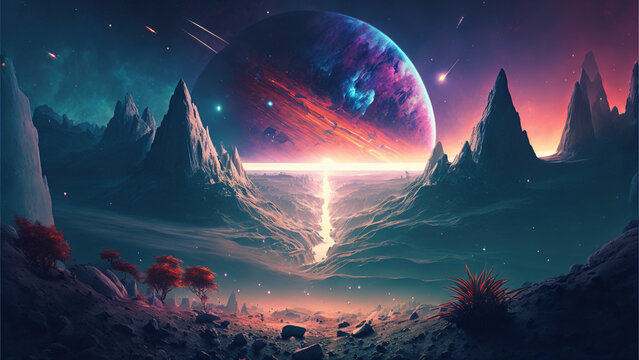
#> input picture Lab2_computer_vision/sample_pict.jpg, 639 x 360 px
$ python lab2.py
#> lines starting #> are read from the running program, lines starting #| are printed output that depends on the picture
import cv2
import numpy as np
import matplotlib.pyplot as plt

# Функция для разделения и возврата каналов RGB
def split_channels(image):
    return image[:, :, 2], image[:, :, 1], image[:, :, 0]

# Чтение низкоконтрастного цветного изображения
image = cv2.imread('sample_pict.jpg')
#> image is the input picture: shape (360, 639, 3); mean B, G, R 89.4, 68.2, 62.2

# Получение размеров изображения
rows, cols, channels = image.shape
#> rows = 360; cols = 639; channels = 3

# Извлечение каналов RGB с помощью функции
red_channel, green_channel, blue_channel = split_channels(image)
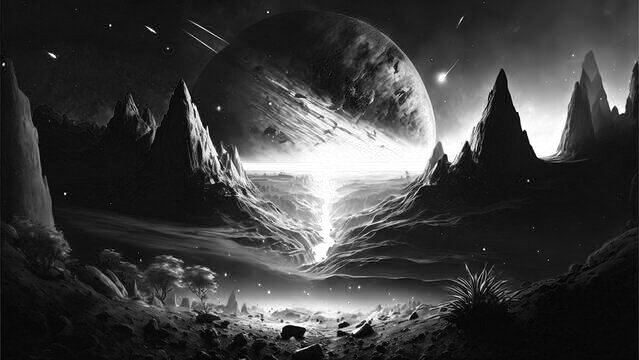
#> red_channel: shape (360, 639); min 0, max 255, mean 62.2
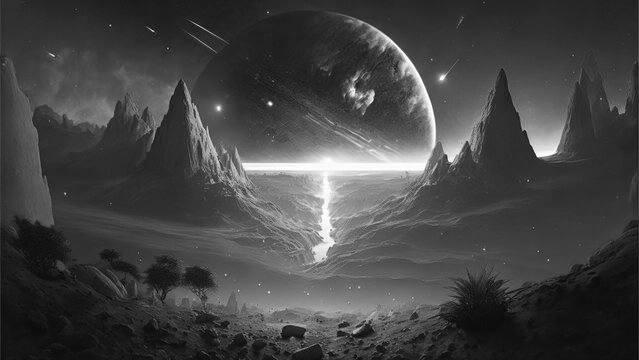
#> green_channel: shape (360, 639); min 2, max 255, mean 68.2
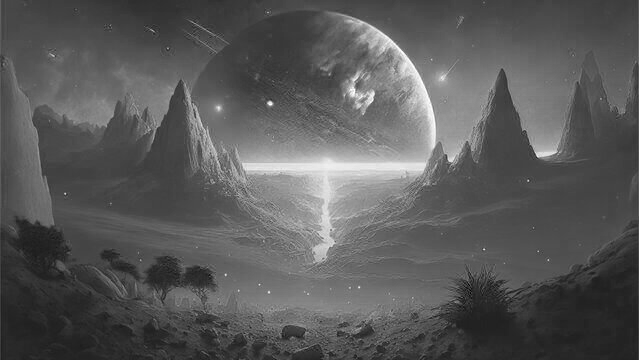
#> blue_channel: shape (360, 639); min 0, max 255, mean 89.4

# Переписанная функция выравнивания гистограммы
def equalize_histogram(channel):
    histogram, _ = np.histogram(channel.flatten(), bins=256, range=[0, 256])
#> histogram = 256 values, max 8666 at index 17, min 68 at index 1, mean 898.6
    cdf = histogram.cumsum() / histogram.sum()
#> cdf = 256 values from 0.000982 to 1
    cdf_min = cdf[np.nonzero(cdf)].min()  # Использование nonzero вместо прямого условия
#> cdf_min = 0.000982
    equalized_channel = np.interp(channel, np.arange(256), (cdf - cdf_min) / (1 - cdf_min) * 255).astype(np.uint8)
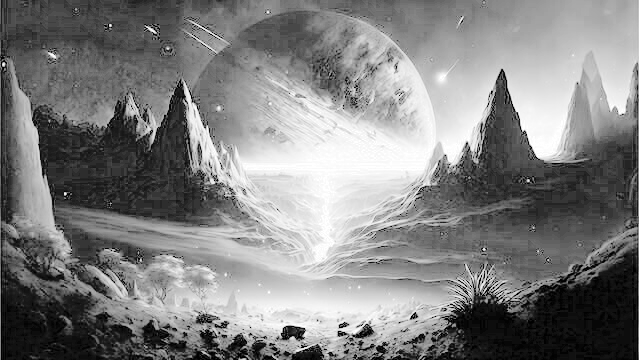
#> equalized_channel: shape (360, 639); min 0, max 255, mean 128.7
    return equalized_channel

# Применение выравнивания гистограммы к каждому каналу
red_eq = equalize_histogram(red_channel)
green_eq = equalize_histogram(green_channel)
#> in equalize_histogram (call 2), `histogram, _ = np.histogram(channel.flatten(), bins=256, range=[0, 256])`: histogram = 256 values, max 5203 at index 48, min 0 at index 0, mean 898.6
#> in equalize_histogram (call 2), `cdf = histogram.cumsum() / histogram.sum()`: cdf = 256 values from 0 to 1
#> in equalize_histogram (call 2), `cdf_min = cdf[np.nonzero(cdf)].min()`: cdf_min = 4.35e-06
#> in equalize_histogram (call 2), `equalized_channel = np.interp(channel, np.arange(256), (cdf - cdf_min)..`:
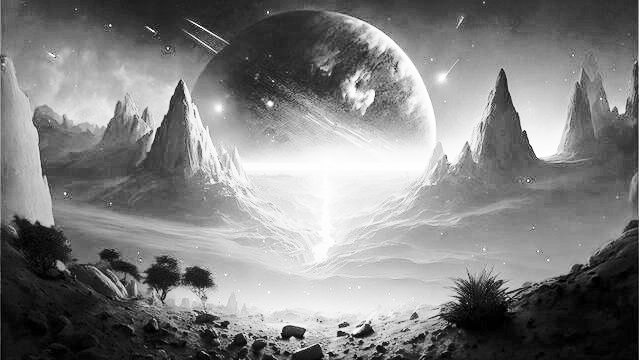
#> equalized_channel: shape (360, 639); min 0, max 255, mean 128.2
blue_eq = equalize_histogram(blue_channel)

# Изменённая функция Рэлеевского преобразования для упрощения
def apply_rayleigh_transform(channel):
    scale_factor = 255 / np.log1p(255)  # Использование np.log1p для улучшенной стабильности
    transformed_channel = scale_factor * np.log1p(channel.astype(np.float32))
    return np.clip(transformed_channel, 0, 255).astype(np.uint8)

# Применение Рэлеевского преобразования к каждому каналу
red_transformed = apply_rayleigh_transform(red_eq)
green_transformed = apply_rayleigh_transform(green_eq)
blue_transformed = apply_rayleigh_transform(blue_eq)

# Объединение каналов обратно в улучшенное изображение
enhanced_image = cv2.merge([blue_transformed, green_transformed, red_transformed])
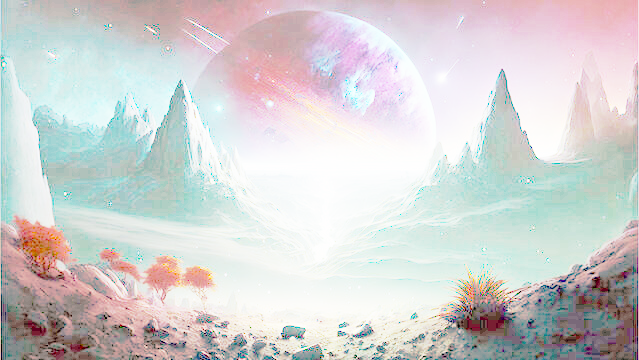
#> enhanced_image: shape (360, 639, 3); mean of channels 0, 1, 2 210.1, 210.2, 210.8; drawn as B, G, R

# Построение графиков в изменённой компоновке
fig, ax = plt.subplots(3, 4, figsize=(14, 8))

# Исходное изображение
ax[0, 0].imshow(cv2.cvtColor(image, cv2.COLOR_BGR2RGB))
ax[0, 0].set_title('Исходное изображение')

# Красный канал и его преобразования
ax[0, 1].imshow(red_channel, cmap='gray')
ax[0, 1].set_title('Красный канал')
ax[0, 2].imshow(red_transformed, cmap='gray')
ax[0, 2].set_title('Красный канал после Рэлеевского преобразования')
ax[0, 3].hist(red_channel.ravel(), bins=256, range=[0, 256], color='r')
ax[0, 3].set_title('Гистограмма красного канала')

# Зелёный канал и его преобразования
ax[1, 1].imshow(green_channel, cmap='gray')
ax[1, 1].set_title('Зелёный канал')
ax[1, 2].imshow(green_transformed, cmap='gray')
ax[1, 2].set_title('Зелёный канал после Рэлеевского преобразования')
ax[1, 3].hist(green_channel.ravel(), bins=256, range=[0, 256], color='g')
ax[1, 3].set_title('Гистограмма зелёного канала')

# Синий канал и его преобразования
ax[2, 1].imshow(blue_channel, cmap='gray')
ax[2, 1].set_title('Синий канал')
ax[2, 2].imshow(blue_transformed, cmap='gray')
ax[2, 2].set_title('Синий канал после Рэлеевского преобразования')
ax[2, 3].hist(blue_channel.ravel(), bins=256, range=[0, 256], color='b')
ax[2, 3].set_title('Гистограмма синего канала')

# Улучшенное изображение
ax[2, 0].imshow(cv2.cvtColor(enhanced_image, cv2.COLOR_BGR2RGB))
ax[2, 0].set_title('Улучшенное изображение')

plt.tight_layout()
plt.show()
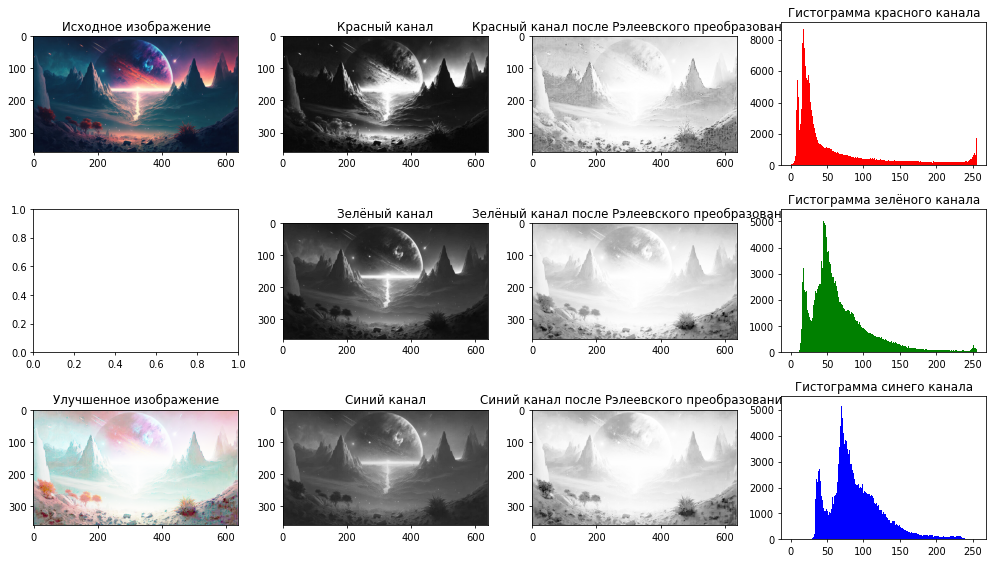
#> figure drawn by matplotlib, 11 panels; panel 4: tallest bar 8666 high, from x = 17 to 18; panel 7: tallest bar 5203 high, from x = 48 to 49; panel 11: tallest bar 5267 high, from x = 70 to 71

$ run again, with Lab2_computer_vision/Pic5.jpg copied over Lab2_computer_vision/sample_pict.jpg
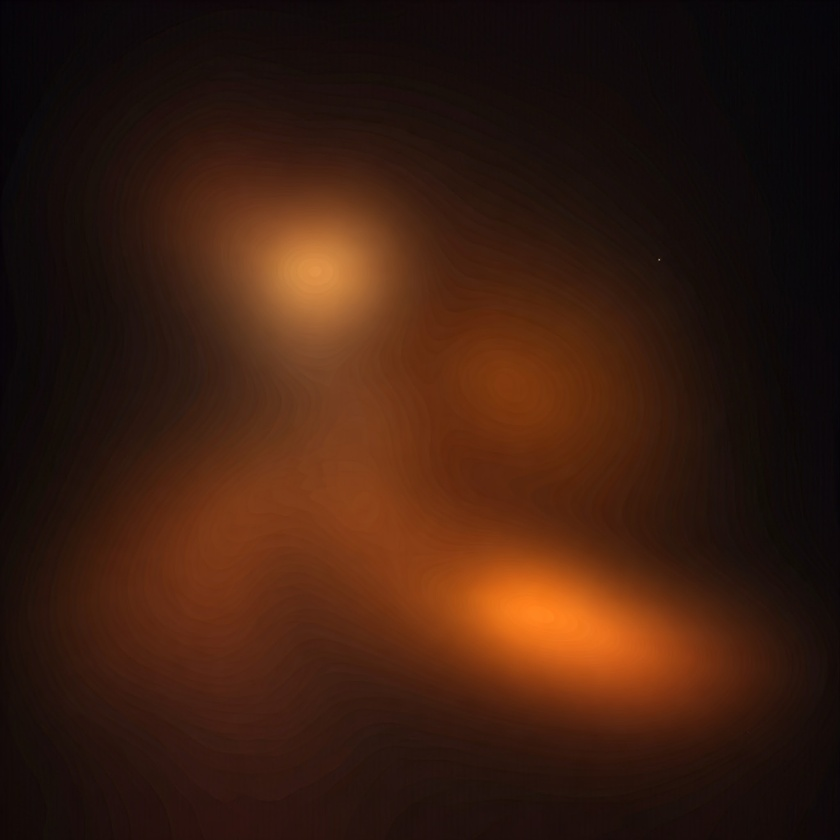
#> input picture Lab2_computer_vision/Pic5.jpg, 840 x 840 px, shrunk from 2048 x 2048 before the run
#> image is the input picture: shape (840, 840, 3); mean B, G, R 15.3, 29.3, 59.3
#> histogram = 256 values, max 16910 at index 14, min 0 at index 0, mean 2756.2
#> cdf = 256 values from 0 to 1
#> cdf_min = 4.25e-06
#> in equalize_histogram, `equalized_channel = np.interp(channel, np.arange(256), (cdf - cdf_min)..`:
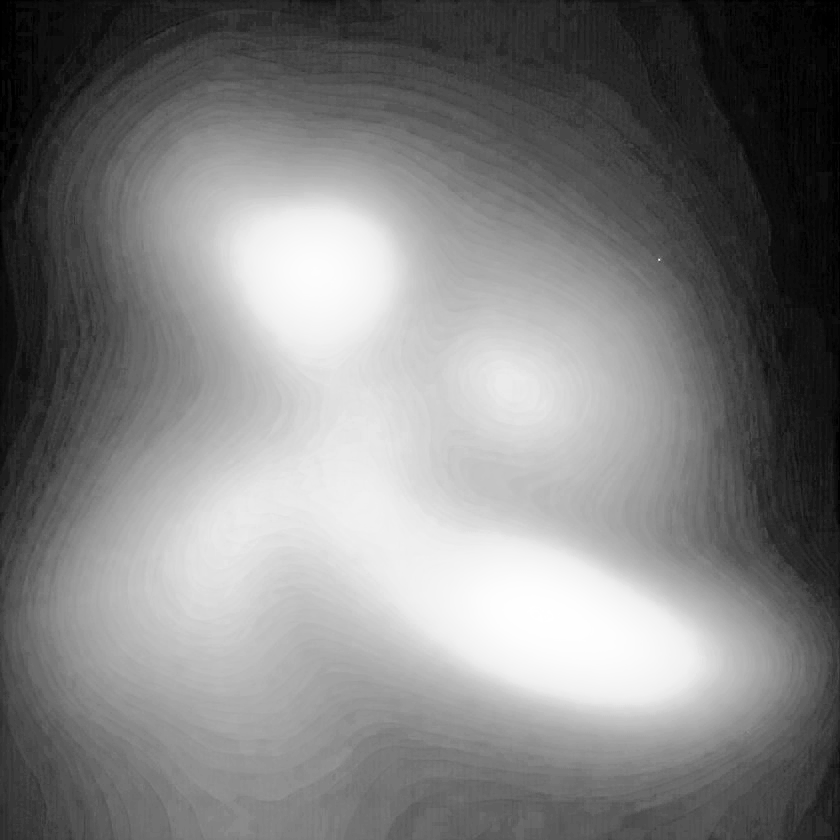
#> equalized_channel: shape (840, 840); min 0, max 255, mean 128.2
#> `enhanced_image = cv2.merge([blue_transformed, green_transformed, red_t..`:
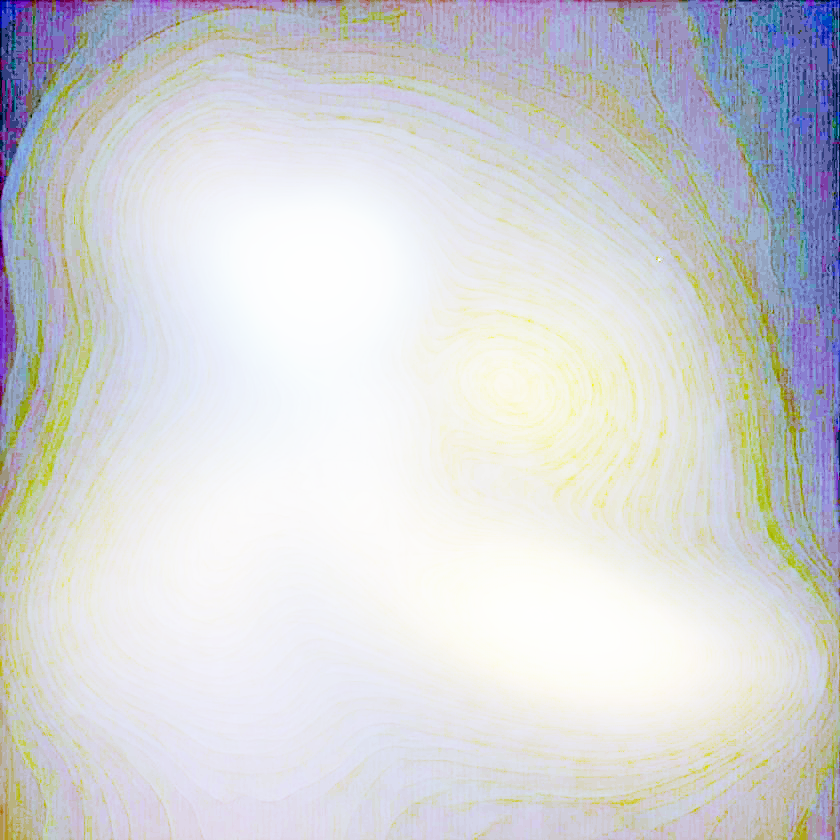
#> enhanced_image: shape (840, 840, 3); mean of channels 0, 1, 2 215, 211.7, 210.5; drawn as B, G, R
